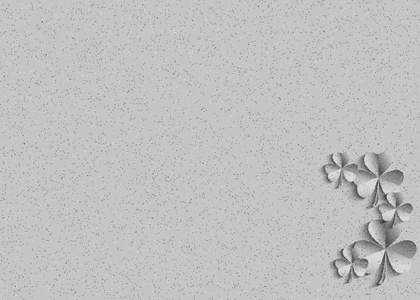
%> input picture 椒盐图.png, 420 x 300 px, shrunk from 840 x 599 before the run
$ octave test3.m   (GNU Octave 9; MATLAB toolbox functions it lacks are replaced by stand-ins)
%> lines starting %> are read from the running program, lines starting %| are printed output that depends on the picture
rgb=imread('椒盐图.png');
%> rgb is the input picture: size 300x420x3 uint8; mean R, G, B 192.6, 192.6, 192.6

J1=imnoise(rgb,'salt & pepper',0.02);
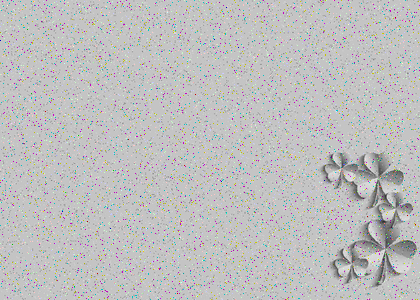
%> J1: size 300x420x3 uint8; mean R, G, B 191.3, 191.2, 191.2

J2=imnoise(J1,'gaussian',0,0.01);
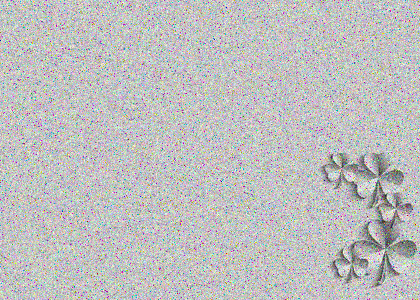
%> J2: size 300x420x3 uint8; mean R, G, B 191.1, 191.2, 191.1

h1=fspecial('average',[3,3]);

h2=fspecial('average',[5,5]);

h3=fspecial('average',[7,7]);

rgb1=imfilter(J2,h1);
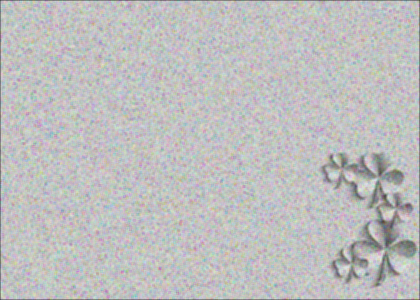
%> rgb1: size 300x420x3 uint8; mean R, G, B 190.3, 190.4, 190.4

rgb2=imfilter(J2,h2);
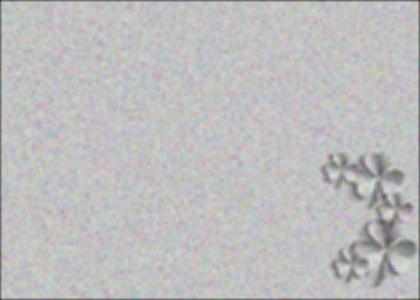
%> rgb2: size 300x420x3 uint8; mean R, G, B 189.8, 189.9, 189.8

rgb3=imfilter(J2,h3);

figure;

subplot(2,3,1);imshow(rgb)

title('原图像');

subplot(2,3,2);imshow(J2)

title('加入噪声后的图像');

subplot(2,3,4);imshow(rgb1)

title('3*3均值滤波图像');

subplot(2,3,5);imshow(rgb2)

title('5*5均值滤波图像');

subplot(2,3,6);imshow(rgb3)

title('7*7均值滤波图像');
